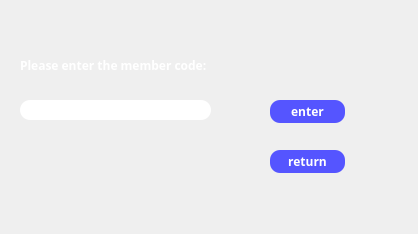
<?xml version="1.0" encoding="UTF-8"?>
<ui version="4.0">
 <class>mcForm</class>
 <widget class="QWidget" name="mcForm">
  <property name="geometry">
   <rect>
    <x>0</x>
    <y>0</y>
    <width>418</width>
    <height>234</height>
   </rect>
  </property>
  <property name="windowTitle">
   <string>Member Confirm</string>
  </property>
  <widget class="QFrame" name="frame">
   <property name="geometry">
    <rect>
     <x>-10</x>
     <y>-20</y>
     <width>441</width>
     <height>261</height>
    </rect>
   </property>
   <property name="styleSheet">
    <string notr="true">QFrame{
 border-image:url(:/新前缀/timg (6).jpg)
}
	
</string>
   </property>
   <property name="frameShape">
    <enum>QFrame::StyledPanel</enum>
   </property>
   <property name="frameShadow">
    <enum>QFrame::Raised</enum>
   </property>
   <widget class="QPushButton" name="pushButton">
    <property name="geometry">
     <rect>
      <x>280</x>
      <y>120</y>
      <width>75</width>
      <height>23</height>
     </rect>
    </property>
    <property name="font">
     <font>
      <family>微软雅黑</family>
      <weight>75</weight>
      <bold>true</bold>
     </font>
    </property>
    <property name="styleSheet">
     <string notr="true">border:2px rgb(85, 85, 255);border-radius:10px;padding:2px 4px;background-color:rgb(85, 85, 255);color: rgb(255, 255, 255);</string>
    </property>
    <property name="text">
     <string>enter</string>
    </property>
   </widget>
   <widget class="QLineEdit" name="mcText">
    <property name="geometry">
     <rect>
      <x>30</x>
      <y>120</y>
      <width>191</width>
      <height>20</height>
     </rect>
    </property>
    <property name="styleSheet">
     <string notr="true">border:2px rgb(85, 85, 255);border-radius:10px;padding:2px 4px;background-color:rgb(255, 255, 255);</string>
    </property>
    <property name="text">
     <string/>
    </property>
   </widget>
   <widget class="QPushButton" name="toProviderConfirmUI">
    <property name="geometry">
     <rect>
      <x>280</x>
      <y>170</y>
      <width>75</width>
      <height>23</height>
     </rect>
    </property>
    <property name="font">
     <font>
      <family>微软雅黑</family>
      <weight>75</weight>
      <bold>true</bold>
     </font>
    </property>
    <property name="styleSheet">
     <string notr="true">border:2px rgb(85, 85, 255);border-radius:10px;padding:2px 4px;background-color:rgb(85, 85, 255);color: rgb(255, 255, 255);</string>
    </property>
    <property name="text">
     <string>return</string>
    </property>
   </widget>
  </widget>
  <widget class="QLabel" name="label">
   <property name="geometry">
    <rect>
     <x>20</x>
     <y>50</y>
     <width>201</width>
     <height>31</height>
    </rect>
   </property>
   <property name="font">
    <font>
     <family>微软雅黑</family>
     <weight>75</weight>
     <bold>true</bold>
    </font>
   </property>
   <property name="styleSheet">
    <string notr="true">color:rgb(255, 255, 255)</string>
   </property>
   <property name="text">
    <string>Please enter the member code:</string>
   </property>
  </widget>
 </widget>
 <resources>
  <include location="../../../Documents/image.qrc"/>
 </resources>
 <connections/>
</ui>
